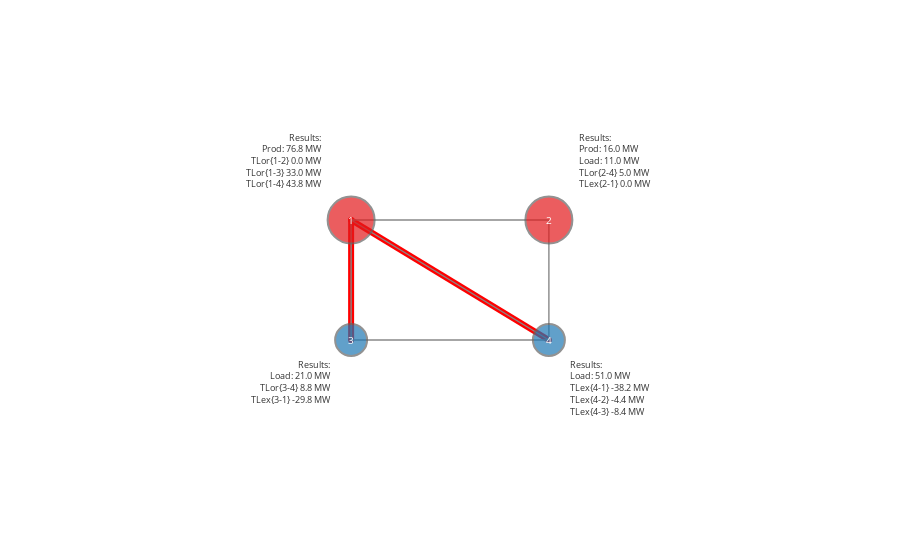

The notebook cell saved with this chart:
### Markdown cell above
<p style="font-family:'Verdana','sans-serif'; color:#393D3F; text-align:justify; font-size:14px;">
Once the action vector has been created, let's run the game to see how the grid is affected.
</p>

### Code cell
# Convert action vector Class into array.
applied_action = applied_action.as_array()
# Run simulation
env, obs = sim(applied_action)

# Plot the grid.
grid_do_nothing = reconstruct_grid(env, obs, applied_action, 
                                   layout, label_pos, size=(45,45), replace_dic=True)
iplot(grid_do_nothing)

### Figure 1 — Plotly figure (JSON) as saved in the notebook; plotly's stock layout.template omitted (floating-point values rounded to 4 significant figures)
{"data": [{"line": {"color": "red", "width": 6}, "mode": "line", "type": "scatter", "x": [-10, -10, null, -10, 10, null], "y": [10, -10, null, 10, -10, null]}, {"hoverinfo": "text", "line": {"color": "#888", "width": 1.4}, "mode": "lines", "type": "scatter", "x": [-10, 10, null, -10, -10, null, -10, 10, null, 10, 10, null, -10, 10, null], "y": [10, 10, null, 10, -10, null, 10, -10, null, 10, -10, null, -10, -10, null]}, {"hoverinfo": "text", "marker": {"color": ["rgb(227,26,28)", "rgb(227,26,28)", "rgb(31,120,180)", "rgb(31,120,180)"], "line": {"color": "rgb(100,100,100)", "width": 2}, "size": [47, 47, 32, 32]}, "mode": "markers+text", "text": ["Results:<br>Prod: 76.8 MW<br>TLor{1-2} 0.0 MW<br>TLor{1-3} 33.0 MW<br>TLor{1-4} 43.8 MW", "Results:<br>Prod: 16.0 MW<br>Load: 11.0 MW<br>TLor{2-4} 5.0 MW<br>TLex{2-1} 0.0 MW", "Results:<br>Load: 21.0 MW<br>TLor{3-4} 8.8 MW<br>TLex{3-1} -29.8 MW", "Results:<br>Load: 51.0 MW<br>TLex{4-1} -38.2 MW<br>TLex{4-2} -4.4 MW<br>TLex{4-3} -8.4 MW"], "textfont": {"color": "rgb(50,50,50)", "size": 9}, "textposition": ["top left", "top right", "bottom left", "bottom right"], "type": "scatter", "x": [-10, 10, -10, 10], "y": [10, 10, -10, -10]}], "layout": {"annotations": [{"font": {"color": "rgb(255,255,255)", "size": 10}, "showarrow": false, "text": "1", "x": -10, "xref": "x1", "y": 10, "yref": "y1"}, {"font": {"color": "rgb(255,255,255)", "size": 10}, "showarrow": false, "text": "2", "x": 10, "xref": "x1", "y": 10, "yref": "y1"}, {"font": {"color": "rgb(255,255,255)", "size": 10}, "showarrow": false, "text": "3", "x": -10, "xref": "x1", "y": -10, "yref": "y1"}, {"font": {"color": "rgb(255,255,255)", "size": 10}, "showarrow": false, "text": "4", "x": 10, "xref": "x1", "y": -10, "yref": "y1"}], "margin": {"b": 10, "l": 5, "r": 5, "t": 10}, "showlegend": false, "xaxis": {"range": [-45, 45], "showgrid": false, "showticklabels": false, "zeroline": false}, "yaxis": {"range": [-45, 45], "showgrid": false, "showticklabels": false, "zeroline": false}}}
